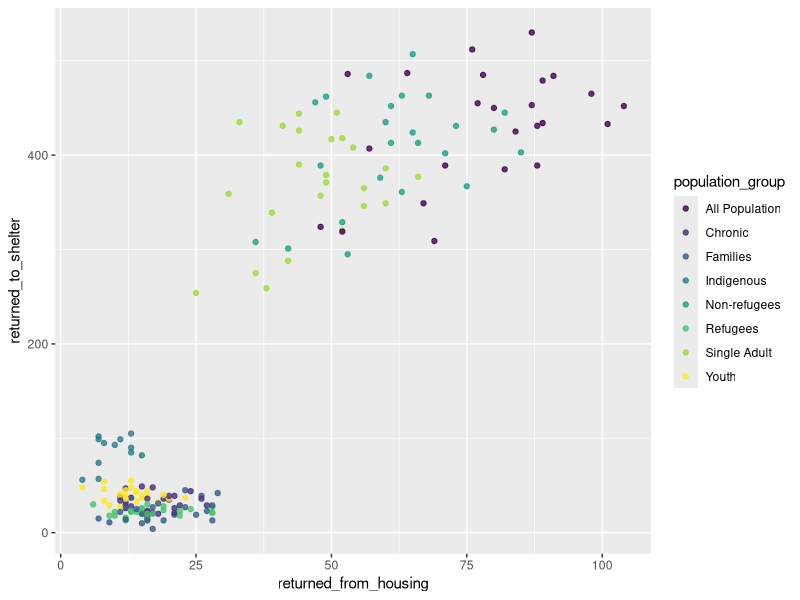

Generate this figure with R:
## ---- chunk 1
knitr::opts_chunk$set(echo = TRUE)

library(tidyverse)
library(palmerpenguins)
## ---- chunk 2
library(tidyverse)
library(knitr)
monthly_shelter_usage <- 
  read_csv(here::here("inputs/data/monthly_shelter_usage.csv"))

monthly_shelter_usage |> 
  select(population_group, returned_from_housing) |>
  slice(1:10) |> 
  kable(
    caption = "First ten rows of a dataset that shows shelter usage",
    col.names = c("Population group", "Number returned from housing"),
    digits = 1,
    booktabs = TRUE,
    linesep = ""
  )
## ---- chunk 3
monthly_shelter_usage |>
  ggplot(aes(x = returned_from_housing, 
             y = returned_to_shelter,
             color = population_group)) +
  geom_point(alpha = 0.8) +
  scale_colour_viridis_d()
